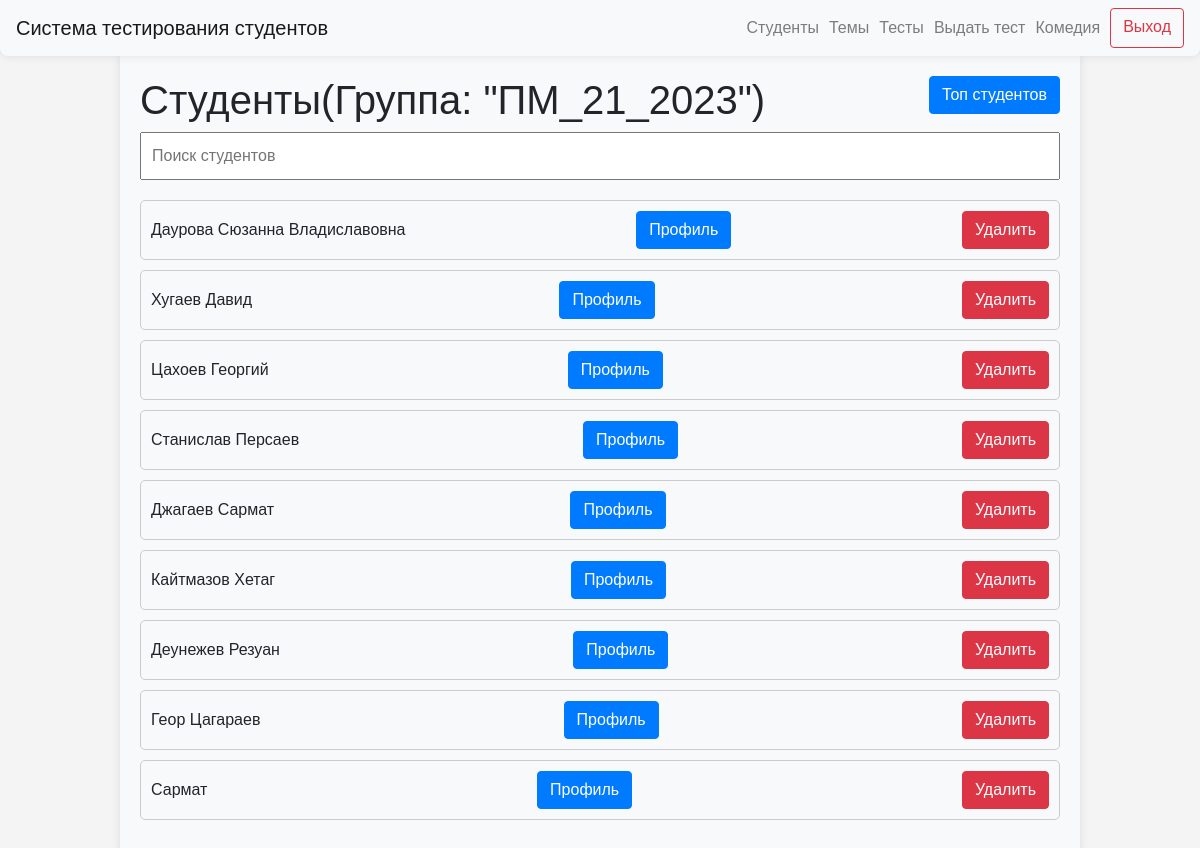
The app's page /groups/3 (signed in), older data.
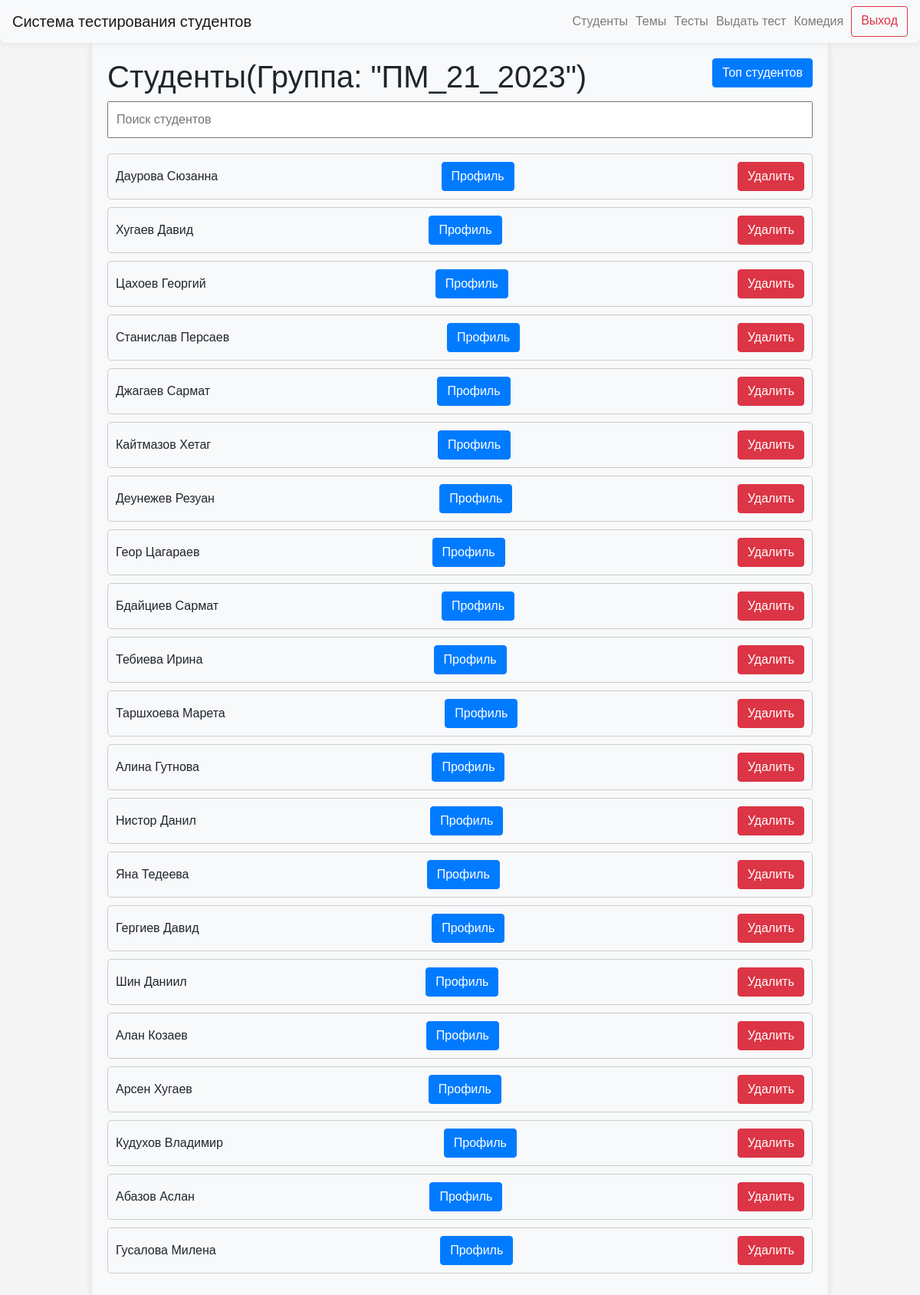
The same page, newer data.
### data/users.py (models this page shows)
class User(SqlAlchemyBase, UserMixin, SerializerMixin):
    __tablename__ = "users"
    id = sqlalchemy.Column(
        sqlalchemy.Integer,
        primary_key=True,
        autoincrement=True,
    )
    name = sqlalchemy.Column(
        sqlalchemy.String,
        nullable=True,
    )
    group_id = sqlalchemy.Column(
        sqlalchemy.Integer,
        sqlalchemy.ForeignKey(
            "groups.id",
            ondelete="CASCADE",
        ),
        nullable=False,
    )
    date_of_birth = sqlalchemy.Column(
        sqlalchemy.Date,
        nullable=False,
    )
    user_level = sqlalchemy.Column(
        sqlalchemy.String,
        default="student",
    )

### server.py (the view)
@app.route("/groups/<int:group_id>")
@login_required
def students_by_group_id(group_id):
    if current_user.user_level == "admin":
        db_sess = db_session.create_session()
        group = db_sess.query(Group).filter(Group.id == group_id).first()
        students_by_group = db_sess.query(User).filter(User.user_level == "student", User.group_id == group_id).all()
        return render_template(
            "students_by_group.html",
            title=f"Студенты группы {group.name}",
            students=students_by_group,
            group_name=group.name,
        )
    abort(403)

### data/db_session.py (called while the page is built)
def create_session() -> Session:
    global __factory
    return __factory()

### server.py (called while the page is built)
@login_manager.user_loader
def load_user(user_id):
    db_sess = db_session.create_session()
    return db_sess.query(User).get(user_id)

### templates/students_by_group.html (shortened to what this page needs)
{% extends "base.html" %}
{% block content %}
<body>
<h1>Студенты(Группа: "{{ group_name }}")<a type="button" class="btn btn-primary" style="float: right;" href="/top_students">Топ студентов</a></h1>
<input type="text" id="searchInput" onkeyup="searchTests()" placeholder="Поиск студентов">
<ul id="testList">
    {% for student in students %}
    <li class="testItem">{{ student.name }}
        <div class="buttons-container"><a type="button" class="btn btn-primary" href="/personal_cabinet/{{ student.id }}">Профиль</a></div>
        <div class="buttons-container"><a type="button" class="btn btn-danger" href="/users/{{ student.id }}/delete">Удалить</a></div>
    </li>
    {% endfor %}
</ul>
</body>
{% endblock %}

Row changes from the older to the newer data that the page shows:
changed User: name "Даурова Сюзанна Владиславовна" → "Даурова Сюзанна"
changed User: name "Сармат" → "Бдайциев Сармат"
added User: name "Тебиева Ирина"
added User: name "Таршхоева Марета"
added User: name "Алина Гутнова"
added User: name "Нистор Данил"
added User: name "Яна Тедеева"
added User: name "Гергиев Давид"
added User: name "Шин Даниил"
added User: name "Алан Козаев"
added User: name "Арсен Хугаев"
added User: name "Кудухов Владимир"
added User: name "Абазов Аслан"
added User: name "Гусалова Милена"
